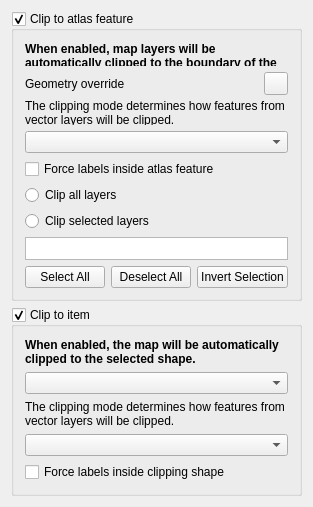
<?xml version="1.0" encoding="UTF-8"?>
<ui version="4.0">
 <class>QgsLayoutMapClippingWidgetBase</class>
 <widget class="QWidget" name="QgsLayoutMapClippingWidgetBase">
  <property name="geometry">
   <rect>
    <x>0</x>
    <y>0</y>
    <width>295</width>
    <height>473</height>
   </rect>
  </property>
  <property name="sizePolicy">
   <sizepolicy hsizetype="Expanding" vsizetype="Expanding">
    <horstretch>0</horstretch>
    <verstretch>0</verstretch>
   </sizepolicy>
  </property>
  <property name="windowTitle">
   <string>Map Options</string>
  </property>
  <layout class="QVBoxLayout" name="verticalLayout">
   <item>
    <widget class="QgsCollapsibleGroupBox" name="mClipToAtlasCheckBox">
     <property name="title">
      <string>Clip to atlas feature</string>
     </property>
     <property name="checkable">
      <bool>true</bool>
     </property>
     <layout class="QGridLayout" name="gridLayout">
      <item row="6" column="0">
       <widget class="QLabel" name="label">
        <property name="text">
         <string>The clipping mode determines how features from vector layers will be clipped.</string>
        </property>
        <property name="wordWrap">
         <bool>true</bool>
        </property>
       </widget>
      </item>
      <item row="12" column="0">
       <layout class="QHBoxLayout" name="horizontalLayout">
        <item>
         <spacer name="horizontalSpacer">
          <property name="orientation">
           <enum>Qt::Horizontal</enum>
          </property>
          <property name="sizeHint" stdset="0">
           <size>
            <width>0</width>
            <height>20</height>
           </size>
          </property>
         </spacer>
        </item>
        <item>
         <widget class="QPushButton" name="mSelectAllButton">
          <property name="text">
           <string>Select All</string>
          </property>
         </widget>
        </item>
        <item>
         <widget class="QPushButton" name="mDeselectAllButton">
          <property name="text">
           <string>Deselect All</string>
          </property>
         </widget>
        </item>
        <item>
         <widget class="QPushButton" name="mInvertSelectionButton">
          <property name="text">
           <string>Invert Selection</string>
          </property>
         </widget>
        </item>
       </layout>
      </item>
      <item row="7" column="0">
       <widget class="QComboBox" name="mAtlasClippingTypeComboBox"/>
      </item>
      <item row="10" column="0">
       <widget class="QRadioButton" name="mRadioClipSelectedLayers">
        <property name="text">
         <string>Clip selected layers</string>
        </property>
       </widget>
      </item>
      <item row="9" column="0">
       <widget class="QRadioButton" name="mRadioClipAllLayers">
        <property name="text">
         <string>Clip all layers</string>
        </property>
       </widget>
      </item>
      <item row="8" column="0">
       <widget class="QCheckBox" name="mForceLabelsInsideCheckBox">
        <property name="text">
         <string>Force labels inside atlas feature</string>
        </property>
       </widget>
      </item>
      <item row="0" column="0">
       <widget class="QLabel" name="mClipToAtlasLabel">
        <property name="text">
         <string>&lt;b&gt;When enabled, map layers will be automatically clipped to the boundary of the current atlas feature.&lt;/b&gt;</string>
        </property>
        <property name="wordWrap">
         <bool>true</bool>
        </property>
       </widget>
      </item>
      <item row="11" column="0">
       <widget class="QTreeView" name="mLayersTreeView">
        <property name="headerHidden">
         <bool>true</bool>
        </property>
        <attribute name="headerDefaultSectionSize">
         <number>35</number>
        </attribute>
       </widget>
      </item>
      <item row="5" column="0">
       <layout class="QHBoxLayout" name="horizontalLayout_3">
        <item>
         <widget class="QLabel" name="mClipGeometryOverrideLabel">
          <property name="text">
           <string>Geometry override</string>
          </property>
          <property name="buddy">
           <cstring>mClipGeometryOverrideLabel</cstring>
          </property>
         </widget>
        </item>
        <item>
         <spacer name="horizontalSpacer_2">
          <property name="orientation">
           <enum>Qt::Horizontal</enum>
          </property>
          <property name="sizeHint" stdset="0">
           <size>
            <width>40</width>
            <height>20</height>
           </size>
          </property>
         </spacer>
        </item>
        <item>
         <widget class="QgsPropertyOverrideButton" name="mClipGeometryOverrideDDBtn"/>
        </item>
       </layout>
      </item>
     </layout>
    </widget>
   </item>
   <item>
    <widget class="QgsCollapsibleGroupBox" name="mClipToItemCheckBox">
     <property name="title">
      <string>Clip to item</string>
     </property>
     <property name="checkable">
      <bool>true</bool>
     </property>
     <layout class="QGridLayout" name="gridLayout_2">
      <item row="2" column="0">
       <widget class="QLabel" name="label_2">
        <property name="text">
         <string>The clipping mode determines how features from vector layers will be clipped.</string>
        </property>
        <property name="wordWrap">
         <bool>true</bool>
        </property>
       </widget>
      </item>
      <item row="0" column="0">
       <widget class="QLabel" name="mClipToItemLabel">
        <property name="text">
         <string>&lt;b&gt;When enabled, the map will be automatically clipped to the selected shape.&lt;/b&gt;</string>
        </property>
        <property name="wordWrap">
         <bool>true</bool>
        </property>
       </widget>
      </item>
      <item row="3" column="0">
       <widget class="QComboBox" name="mItemClippingTypeComboBox"/>
      </item>
      <item row="4" column="0">
       <widget class="QCheckBox" name="mForceLabelsInsideItemCheckBox">
        <property name="text">
         <string>Force labels inside clipping shape</string>
        </property>
       </widget>
      </item>
      <item row="1" column="0">
       <widget class="QgsLayoutItemComboBox" name="mClipItemComboBox"/>
      </item>
     </layout>
    </widget>
   </item>
   <item>
    <spacer name="verticalSpacer">
     <property name="orientation">
      <enum>Qt::Vertical</enum>
     </property>
     <property name="sizeHint" stdset="0">
      <size>
       <width>20</width>
       <height>40</height>
      </size>
     </property>
    </spacer>
   </item>
  </layout>
 </widget>
 <layoutdefault spacing="6" margin="11"/>
 <customwidgets>
  <customwidget>
   <class>QgsCollapsibleGroupBox</class>
   <extends>QGroupBox</extends>
   <header>qgscollapsiblegroupbox.h</header>
   <container>1</container>
  </customwidget>
  <customwidget>
   <class>QgsPropertyOverrideButton</class>
   <extends>QToolButton</extends>
   <header>qgspropertyoverridebutton.h</header>
  </customwidget>
  <customwidget>
   <class>QgsLayoutItemComboBox</class>
   <extends>QComboBox</extends>
   <header>qgslayoutitemcombobox.h</header>
  </customwidget>
 </customwidgets>
 <tabstops>
  <tabstop>mClipToAtlasCheckBox</tabstop>
  <tabstop>mAtlasClippingTypeComboBox</tabstop>
  <tabstop>mForceLabelsInsideCheckBox</tabstop>
  <tabstop>mRadioClipAllLayers</tabstop>
  <tabstop>mRadioClipSelectedLayers</tabstop>
  <tabstop>mLayersTreeView</tabstop>
  <tabstop>mSelectAllButton</tabstop>
  <tabstop>mDeselectAllButton</tabstop>
  <tabstop>mInvertSelectionButton</tabstop>
  <tabstop>mClipToItemCheckBox</tabstop>
  <tabstop>mClipItemComboBox</tabstop>
  <tabstop>mItemClippingTypeComboBox</tabstop>
  <tabstop>mForceLabelsInsideItemCheckBox</tabstop>
 </tabstops>
 <resources>
  <include location="../../../images/images.qrc"/>
 </resources>
 <connections/>
</ui>
